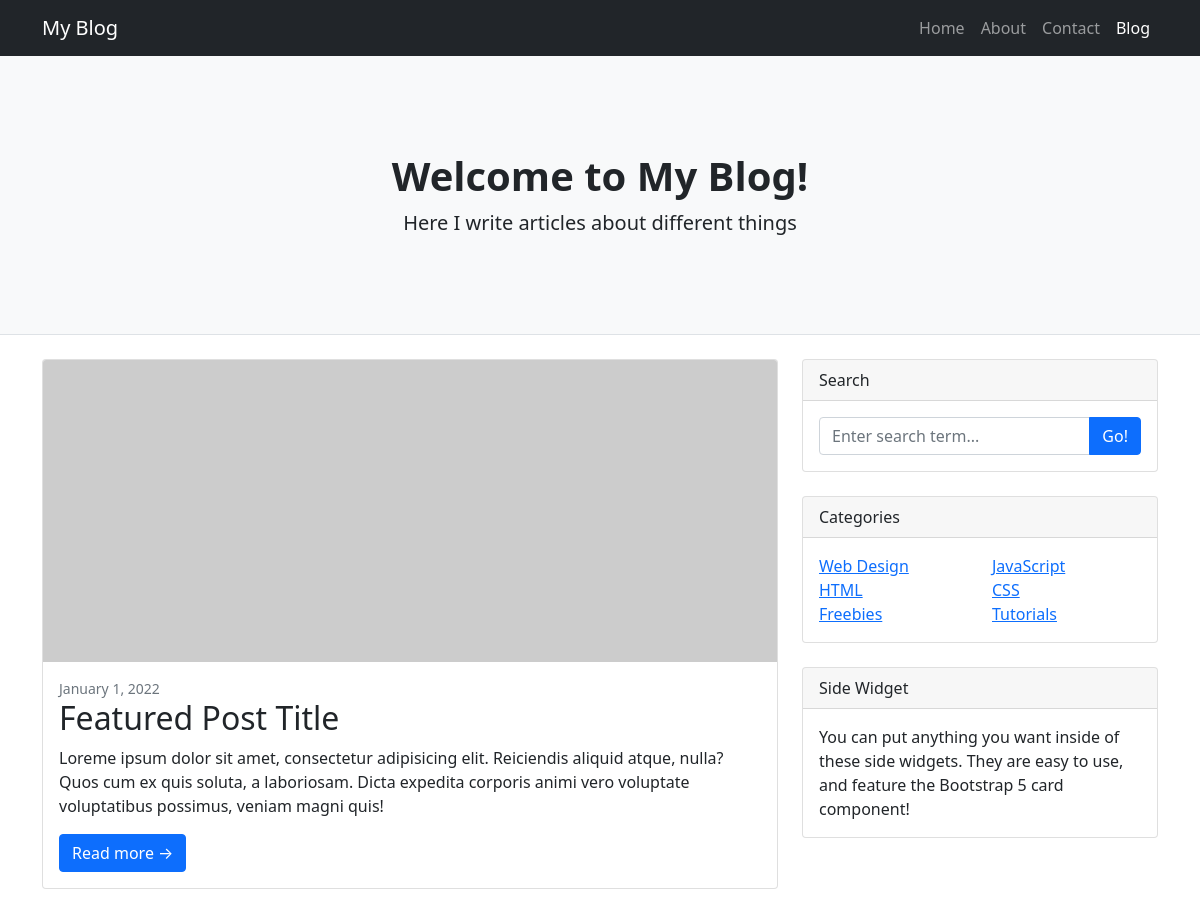
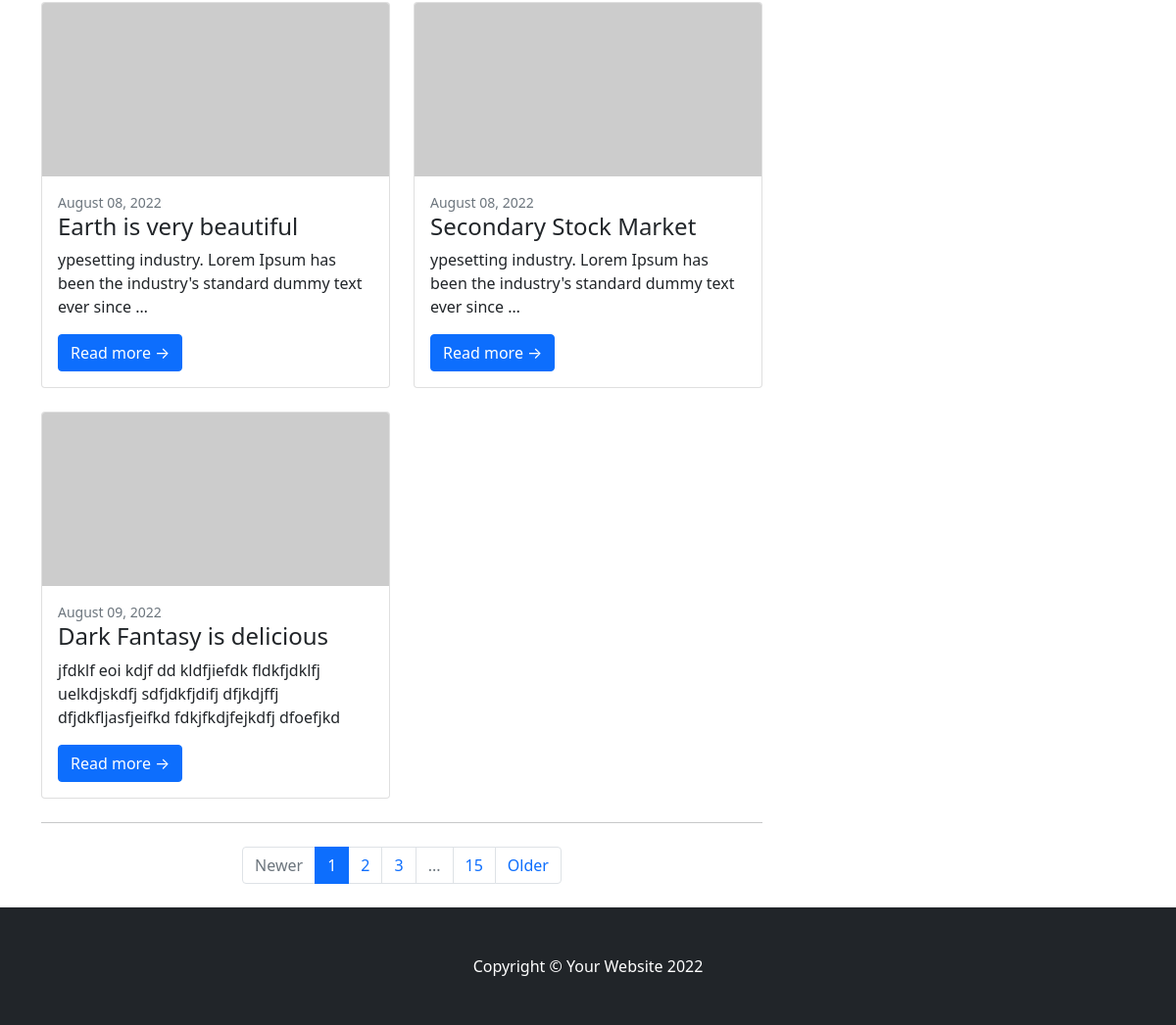
The page / on the database its author committed (2 pictures, top to bottom).
### base/models.py (models this page shows, shortened)
class BlogPost(models.Model):
    title = models.CharField(max_length=200, null=False)
    desc = models.TextField(blank=True)
    posted_on = models.DateTimeField(auto_now_add=True)

### base/views.py (the view)
# urls.py: path('', views.home, name='home'),
def home(request):
    blogs = BlogPost.objects.all()
    for post in blogs:
        post.posted_on = get_formatted_date(post.posted_on)
    return render(request, 'index.html', {'blog_info': blogs})

### base/helpers.py (called while the page is built)
def get_formatted_date(old_format):
    new_format = old_format.strftime("%B %d, %Y")
    return new_format

### templates/index.html (shortened to what this page needs)
<!DOCTYPE html>
<html lang="en">
    <head>
        {% load static %}
        <link href=" {% static 'css/styles.css' %} " rel="stylesheet" />
    </head>
    <body>
        <nav class="navbar navbar-expand-lg navbar-dark bg-dark">
            <div class="container">
                <a class="navbar-brand" href="#!">My Blog</a>
                <div class="collapse navbar-collapse" id="navbarSupportedContent">
                    <ul class="navbar-nav ms-auto mb-2 mb-lg-0">
                        <li class="nav-item"><a class="nav-link" href="#">Home</a></li>
                        <li class="nav-item"><a class="nav-link" href="#!">About</a></li>
                        <li class="nav-item"><a class="nav-link" href="#!">Contact</a></li>
                        <li class="nav-item"><a class="nav-link active" aria-current="page" href="#">Blog</a></li>
                    </ul>
                </div>
            </div>
        </nav>
        <header class="py-5 bg-light border-bottom mb-4">
            <div class="container">
                <div class="text-center my-5">
                    <h1 class="fw-bolder">Welcome to My Blog!</h1>
                    <p class="lead mb-0">Here I write articles about different things</p>
                </div>
            </div>
        </header>
        <div class="container">
            <div class="row">
                <div class="col-lg-8">
                    <div class="card mb-4">
                        <a href="post.html"><img class="card-img-top" src="https://dummyimage.com/850x350/dee2e6/6c757d.jpg" alt="..." /></a>
                        <div class="card-body">
                            <div class="small text-muted">January 1, 2022</div>
                            <h2 class="card-title">Featured Post Title</h2>
                            <p class="card-text">Loreme ipsum dolor sit amet, consectetur adipisicing elit. Reiciendis aliquid atque, nulla? Quos cum ex quis soluta, a laboriosam. Dicta expedita corporis animi vero voluptate voluptatibus possimus, veniam magni quis!</p>
                            <a class="btn btn-primary" href="post.html">Read more →</a>
                        </div>
                    </div>
                    <div class="row">
                        {% for post in blog_info %}
                        <div class="col-lg-6">
                            <div class="card mb-4">
                                <a href="post.html"><img class="card-img-top" src="https://dummyimage.com/700x350/dee2e6/6c757d.jpg" alt="..." /></a>
                                <div class="card-body">
                                    <div class="small text-muted">{{post.posted_on}}</div>
                                    <h2 class="card-title h4">{{post.title}}</h2>
                                    <p class="card-text">{{post.desc| truncatewords:13 }}</p>
                                <a class="btn btn-primary" href="post/{{post.id}}">Read more →</a>
                                </div>
                            </div>
                        </div>
                        {% endfor %}
                    </div>
                    <nav aria-label="Pagination">
                        <hr class="my-0" />
                        <ul class="pagination justify-content-center my-4">
                            <li class="page-item disabled"><a class="page-link" href="#" tabindex="-1" aria-disabled="true">Newer</a></li>
                            <li class="page-item active" aria-current="page"><a class="page-link" href="#!">1</a></li>
                            <li class="page-item"><a class="page-link" href="#!">2</a></li>
                            <li class="page-item"><a class="page-link" href="#!">3</a></li>
                            <li class="page-item disabled"><a class="page-link" href="#!">...</a></li>
                            <li class="page-item"><a class="page-link" href="#!">15</a></li>
                            <li class="page-item"><a class="page-link" href="#!">Older</a></li>
                        </ul>
                    </nav>
                </div>
                <div class="col-lg-4">
                    <div class="card mb-4">
                        <div class="card-header">Search</div>
                        <div class="card-body">
                            <div class="input-group">
                                <input class="form-control" type="text" placeholder="Enter search term..." aria-label="Enter search term..." aria-describedby="button-search" />
                                <button class="btn btn-primary" id="button-search" type="button">Go!</button>
                            </div>
                        </div>
                    </div>
                    <div class="card mb-4">
                        <div class="card-header">Categories</div>
                        <div class="card-body">
                            <div class="row">
                                <div class="col-sm-6">
                                    <ul class="list-unstyled mb-0">
                                        <li><a href="#!">Web Design</a></li>
                                        <li><a href="#!">HTML</a></li>
                                        <li><a href="#!">Freebies</a></li>
                                    </ul>
                                </div>
                                <div class="col-sm-6">
                                    <ul class="list-unstyled mb-0">
                                        <li><a href="#!">JavaScript</a></li>
                                        <li><a href="#!">CSS</a></li>
                                        <li><a href="#!">Tutorials</a></li>
                                    </ul>
                                </div>
                            </div>
                        </div>
                    </div>
                    <div class="card mb-4">
                        <div class="card-header">Side Widget</div>
                        <div class="card-body">You can put anything you want inside of these side widgets. They are easy to use, and feature the Bootstrap 5 card component!</div>
                    </div>
                </div>
            </div>
        </div>
        <footer class="py-5 bg-dark">
            <div class="container"><p class="m-0 text-center text-white">Copyright &copy; Your Website 2022</p></div>
        </footer>
    </body>
</html>

### rows shown on the page
BlogPost: posted_on "August 08, 2022", title "Earth is very beautiful", desc "ypesetting industry. Lorem Ipsum has been the industry's standard dummy text ever since …"
BlogPost: posted_on "August 08, 2022", title "Secondary Stock Market", desc "ypesetting industry. Lorem Ipsum has been the industry's standard dummy text ever since …"
BlogPost: posted_on "August 09, 2022", title "Dark Fantasy is delicious", desc "jfdklf eoi kdjf dd kldfjiefdk fldkfjdklfj uelkdjskdfj sdfjdkfjdifj dfjkdjffj dfjdkfljasfjeifkd fdkjfkdjfejkdfj dfoefjkd"
